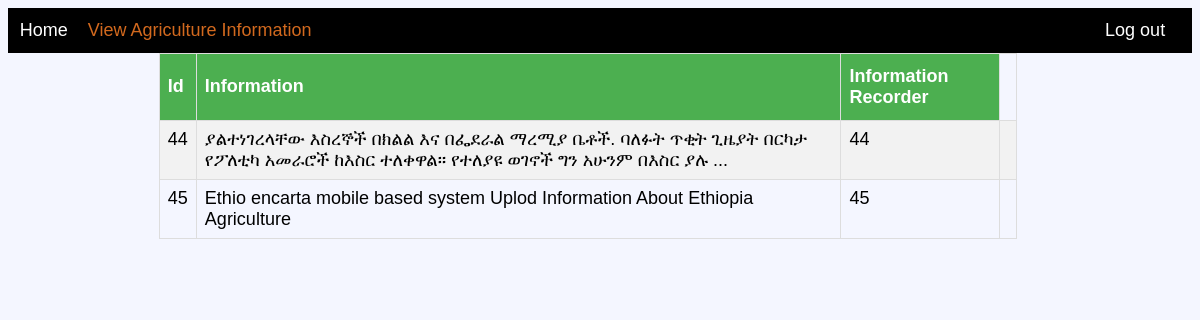
The page /viewHistorym.php (signed in) on the database its author committed.
### tables this page shows
CREATE TABLE IF NOT EXISTS `agriculture` (
  `info_id` varchar(30) NOT NULL,
  `agricultureinformation` text NOT NULL,
  `emp_id` int(11) NOT NULL,
  PRIMARY KEY (`info_id`),
  KEY `emp_id` (`emp_id`)
);

### viewHistorym.php (the view, shortened to what this page needs)
<!DOCTYPE html>
<html>
<head>
</head>
<body>
	<div id="nav">
		<a href="officer_page.php" > Home </a>
		<a href="" class="active">View Agriculture Information </a>
		<a href="logout.php" style="float: right;">Log out</a>
	</div>
	<div id="content">
	<table border="1">
	<?php
						$view_comment = "select * from agriculture";
					        $view = mysql_query($view_comment);
						if (mysql_num_rows($view) >0){
						      echo "<tr bgcolor=#7FFFD4>
											<th>Id </th>
											<th>Information</th>
											<th>Information Recorder</th>
									</tr>";
					while($comment = mysql_fetch_array($view)){
					echo "<tr>
							<td valign = 'top'>"
								.$comment['info_id'].
							"</td><td valign = 'top'>"
								.$comment['agricultureinformation'].
							"</td><td valign = 'top'>"
								.$comment['emp_id'].
							"</td>
							<td>
							</td>
							</tr>";
								}
						}
						else {
							echo "no Information is found";
						}
					?>
					</table>
	</div>
</body>
</html>

### viewHistorym.php (style rules this page uses)
body { background: #f4f6ff; overflow: auto; font-family: Verdan, Tahoma, Arial, sans-serif; font-size: 18px; }
#nav { width: 98%; background-color: black; height: 2%; color: white; overflow:hidden; padding: 1%; }
#nav a { text-decoration:none; color: white; padding-right:15px; }
#nav a.active { color:chocolate; }
#content { width: 98%; height: auto; }
table { position: relative; width:74%; left:13%; }
table,th,td { border-collapse:collapse; border: 1px solid #ddd;; }
th,td { padding: 8px; }
th { padding-top: 12px; padding-bottom: 12px; text-align: left; background-color: #4CAF50; color: white; }
tr:nth-child(even) { background-color: #f2f2f2; }

### rows shown on the page
agriculture: info_id "44", agricultureinformation "ያልተነገረላቸው እስረኞች በክልል እና በፌደራል ማረሚያ ቤቶች. ባለፉት ጥቂት ጊዜያት በርካታ የፖለቲካ አመራሮች ከእስር ተለቀዋል። የተለያዩ ወገኖች ግን አሁንም በእስር ያሉ ...", emp "44"
agriculture: info_id "45", agricultureinformation "Ethio encarta mobile based system Uplod Information About Ethiopia Agriculture", emp "45"
